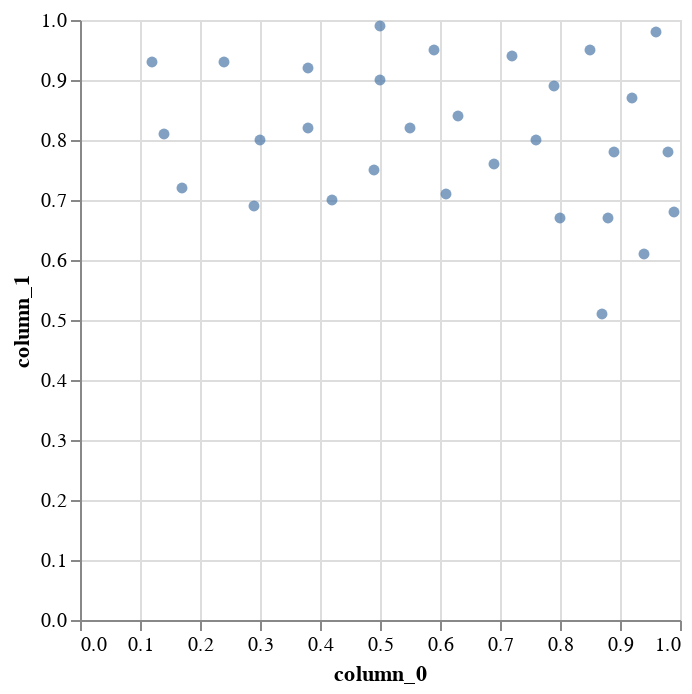

This figure's notebook cell:
### Markdown cell above
## Playing with the basic syntax

### Code cell
# Poisson disk sampling 
# https://docs.scipy.org/doc/scipy/reference/generated/scipy.stats.qmc.PoissonDisk.html

rng = np.random.default_rng()
engine = qmc.PoissonDisk(d=2, radius = 0.08, rng = None)
sample = engine.random(30).round(2) # round this to 2 

# turn sample into df for plotting
df = pl.DataFrame(sample)
df
# df.head(5)

# plot using altair
(
    
    alt.Chart(df).mark_point(filled = True).encode(
        alt.X('column_0').scale(domain=(0, 1)),
        alt.Y('column_1').scale(domain=(0, 1))
    ).properties(
        # width = 300,
        # height = 300
    )
)

### Figure 1 — Vega-Lite specification as saved in the notebook (floating-point values rounded to 4 significant figures)
{"config": {"view": {"continuousWidth": 300, "continuousHeight": 300}}, "data": {"name": "data-dad2a1b0375c7e572a22bdf946a2936a"}, "mark": {"type": "point", "filled": true}, "encoding": {"x": {"field": "column_0", "scale": {"domain": [0, 1]}, "type": "quantitative"}, "y": {"field": "column_1", "scale": {"domain": [0, 1]}, "type": "quantitative"}}, "$schema": "https://vega.github.io/schema/vega-lite/v6.1.0.json", "datasets": {"data-dad2a1b0375c7e572a22bdf946a2936a": [{"column_0": 0.72, "column_1": 0.94}, {"column_0": 0.85, "column_1": 0.95}, {"column_0": 0.76, "column_1": 0.8}, {"column_0": 0.79, "column_1": 0.89}, {"column_0": 0.59, "column_1": 0.95}, {"column_0": 0.63, "column_1": 0.84}, {"column_0": 0.89, "column_1": 0.78}, {"column_0": 0.55, "column_1": 0.82}, {"column_0": 0.5, "column_1": 0.9}, {"column_0": 0.61, "column_1": 0.71}, {"column_0": 0.69, "column_1": 0.76}, {"column_0": 0.8, "column_1": 0.67}, {"column_0": 0.88, "column_1": 0.67}, {"column_0": 0.99, "column_1": 0.68}, {"column_0": 0.98, "column_1": 0.78}, {"column_0": 0.92, "column_1": 0.87}, {"column_0": 0.96, "column_1": 0.98}, {"column_0": 0.38, "column_1": 0.92}, {"column_0": 0.49, "column_1": 0.75}, {"column_0": 0.38, "column_1": 0.82}, {"column_0": 0.5, "column_1": 0.99}, {"column_0": 0.94, "column_1": 0.61}, {"column_0": 0.87, "column_1": 0.51}, {"column_0": 0.24, "column_1": 0.93}, {"column_0": 0.3, "column_1": 0.8}, {"column_0": 0.29, "column_1": 0.69}, {"column_0": 0.17, "column_1": 0.72}, {"column_0": 0.42, "column_1": 0.7}, {"column_0": 0.14, "column_1": 0.81}, {"column_0": 0.12, "column_1": 0.93}]}}
